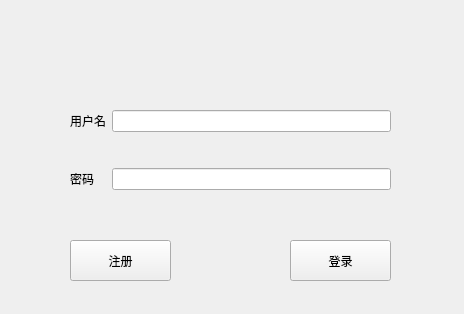
<?xml version="1.0" encoding="UTF-8"?>
<ui version="4.0">
 <class>Form</class>
 <widget class="QWidget" name="Form">
  <property name="geometry">
   <rect>
    <x>0</x>
    <y>0</y>
    <width>464</width>
    <height>314</height>
   </rect>
  </property>
  <property name="windowTitle">
   <string>Form</string>
  </property>
  <widget class="QWidget" name="layoutWidget">
   <property name="geometry">
    <rect>
     <x>70</x>
     <y>80</y>
     <width>321</width>
     <height>141</height>
    </rect>
   </property>
   <layout class="QGridLayout" name="gridLayout">
    <item row="0" column="0">
     <widget class="QLabel" name="label_user_name">
      <property name="text">
       <string>用户名</string>
      </property>
     </widget>
    </item>
    <item row="0" column="1">
     <widget class="QLineEdit" name="lineEdit_user_name"/>
    </item>
    <item row="1" column="0">
     <widget class="QLabel" name="label_password">
      <property name="text">
       <string>密码</string>
      </property>
     </widget>
    </item>
    <item row="1" column="1">
     <widget class="QLineEdit" name="lineEdit_password">
      <property name="echoMode">
       <enum>QLineEdit::Password</enum>
      </property>
     </widget>
    </item>
   </layout>
  </widget>
  <widget class="QPushButton" name="pushButton_register">
   <property name="geometry">
    <rect>
     <x>70</x>
     <y>240</y>
     <width>101</width>
     <height>41</height>
    </rect>
   </property>
   <property name="text">
    <string>注册</string>
   </property>
  </widget>
  <widget class="QPushButton" name="pushButton_login">
   <property name="geometry">
    <rect>
     <x>290</x>
     <y>240</y>
     <width>101</width>
     <height>41</height>
    </rect>
   </property>
   <property name="text">
    <string>登录</string>
   </property>
  </widget>
 </widget>
 <resources/>
 <connections/>
</ui>
